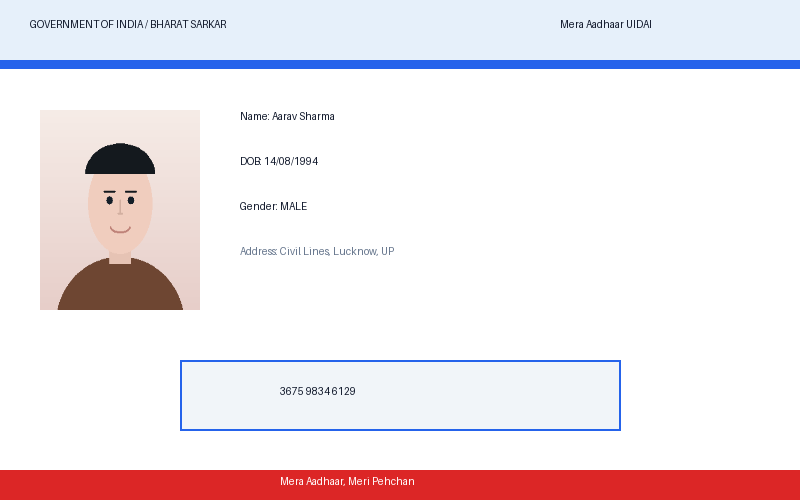
#> input picture sample_data/aadhaar_invalid_checksum.png, 800 x 500 px
$ python -i tampering_service.py   (imports and definitions only)
#> lines starting #> are read from the running program, lines starting #| are printed output that depends on the picture
### backend/core/logging.py
import logging
import re
import sys
from typing import Any

# Regex patterns for sensitive PII
AADHAAR_REGEX = re.compile(r'\b(\d{4})[\s-]?(\d{4})[\s-]?(\d{4})\b')
PAN_REGEX = re.compile(r'\b([A-Z]{5})(\d{4})([A-Z])\b')
PASSPORT_REGEX = re.compile(r'\b([A-Z])(\d{7})\b')
AUTH_HEADER_REGEX = re.compile(r'(?i)(bearer\s+[A-Za-z0-9\-_=.]+)|(x-officer-key[:=]\s*[A-Za-z0-9\-_=.]+)')

class PIIRedactingFilter(logging.Filter):
    """
    Log filter that masks sensitive identity and credential data from all log streams.
    """
    # [21 lines left out: functions filter, redact, not called in this run]

def setup_logger(name: str = "docshield", level: int = logging.INFO) -> logging.Logger:
    logger = logging.getLogger(name)
    if not logger.handlers:
        logger.setLevel(level)
        handler = logging.StreamHandler(sys.stdout)
        handler.setLevel(level)
        formatter = logging.Formatter(
            fmt="%(asctime)s [%(levelname)s] [%(name)s] %(message)s",
            datefmt="%Y-%m-%d %H:%M:%S"
        )
        handler.setFormatter(formatter)
        handler.addFilter(PIIRedactingFilter())
        logger.addHandler(handler)
        logger.propagate = False
    return logger

logger = setup_logger("docshield")

### backend/services/tampering_service.py
import io
import cv2
import numpy as np
from PIL import Image, ImageChops, ImageEnhance
from typing import Tuple, List, Optional
from ..models.schemas import TamperAnalysisResult
from ..utils.image_utils import pil_to_base64
from ..core.logging import logger

FORENSIC_LIMITATIONS = [
    "Error Level Analysis (ELA) evaluates JPEG compression quantization discrepancies only.",
    "Cannot detect physical forgery, holographic alterations, substrate tampering, or optical variable ink.",
    "Multiple social media re-compression cycles (e.g. WhatsApp/Telegram) may elevate background noise or produce false anomalies.",
    "Must be evaluated by a trained document forensics examiner alongside physical security checks."
]

# [110 lines that did not run here, left out]

# [1 line that did not run here, left out]

>>> import cv2
>>> picture = cv2.imread('../../sample_data/aadhaar_invalid_checksum.png', cv2.IMREAD_GRAYSCALE)
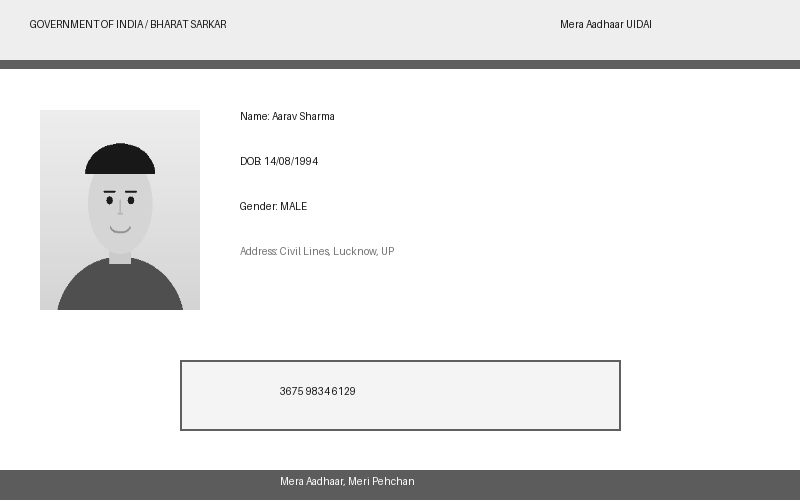
#> picture: shape (500, 800); min 23, max 255, mean 232.7
#> (the run stopped early here; a loop or call above may not have finished)
